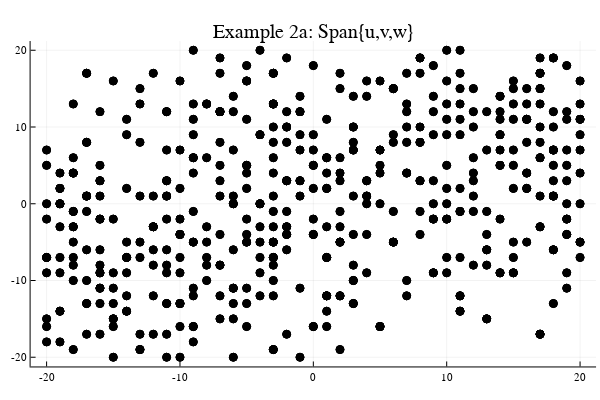

Write notebook code for a chart like this one.
### Code cell
# Example 2: linear combinations of u,v,w, FINAL POINTS ONLY
using Plots
plotly()
u=[2,-1]; v=[6,4]; w=[5,0];
NumberOfPoints=500;

a1=rand(-5:5); a2=rand(-5:5); a3=rand(-5:5);
U=u*a1; V=v*a2; W=w*a3;

while abs(U[1]+V[1]+W[1])>20 || abs(U[2]+V[2]+W[2])>20
   a1=rand(-5:5)
    a2=rand(-5:5)
    a3=rand(-5:5)
    U=u*a1 
    V=v*a2
    W=w*a3 
    
end
p=plot(title="Example 2a: Span{u,v,w}", legend=false)
scatter!([U[1]+V[1]+W[1], U[1]+V[1]+W[1]],[U[2]+V[2]+W[2],U[2]+V[2]+W[2]], markercolor="black", label="end point",lims=[-20,20])

if NumberOfPoints>1
    for n = 2:NumberOfPoints
        a1=rand(-5:5); a2=rand(-5:5); a3=rand(-5:5);
        U=u*a1; V=v*a2; W=w*a3;
        while abs(U[1]+V[1]+W[1])>20 || abs(U[2]+V[2]+W[2])>20
            a1=rand(-5:5)
            a2=rand(-5:5)
            a3=rand(-5:5)
            U=u*a1 
            V=v*a2
            W=w*a3 
        end
        scatter!([U[1]+V[1]+W[1], U[1]+V[1]+W[1]],[U[2]+V[2]+W[2],U[2]+V[2]+W[2]], markercolor="black", label="end point")
    end
end
display(p)
